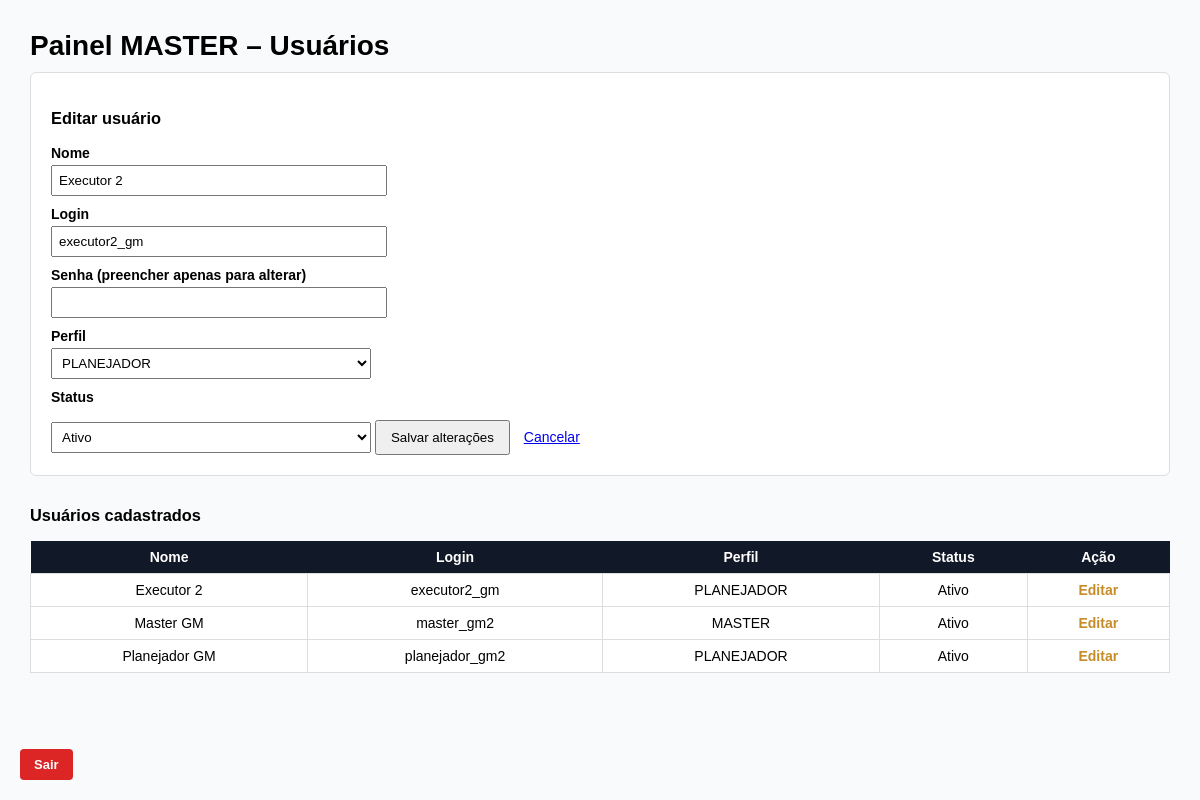
/master/usuarios.php?editar=3 (signed in), run on the app's committed database.
### tables this page shows
CREATE TABLE IF NOT EXISTS `usuarios` (
  `id` int(10) UNSIGNED NOT NULL,
  `nome` varchar(100) NOT NULL,
  `usuario` varchar(50) NOT NULL,
  `senha` varchar(255) NOT NULL,
  `tipo_usuario` tinyint(3) UNSIGNED NOT NULL COMMENT '\r\n1 = MASTER\r\n2 = PROPRIETÁRIO\r\n3 = PLANEJADOR\r\n4 = EXECUTOR\r\n',
  `ativo` tinyint(1) NOT NULL DEFAULT 1 COMMENT '1 = ativo, 0 = desativado',
  `criado_em` timestamp NULL DEFAULT current_timestamp(),
  `atualizado_em` timestamp NULL DEFAULT current_timestamp() ON UPDATE current_timestamp()
);

### master/usuarios.php (the view, shortened to what this page needs)
<?php
require_once __DIR__ . '/../app/config/database.php';
$editando = false;
$usuarioEdicao = null;
if (isset($_GET['editar'])) {
    $idEdit = (int) $_GET['editar'];
    $stmt = $pdo->prepare("SELECT * FROM usuarios WHERE id = ?");
    $stmt->execute([$idEdit]);
    $usuarioEdicao = $stmt->fetch();
    if ($usuarioEdicao) {
        $editando = true;
    }
}
$usuarios = $pdo->query("
    SELECT id, nome, usuario, tipo_usuario, ativo
    FROM usuarios
    ORDER BY nome
")->fetchAll();
function perfil($t) {
    return match ($t) {
        1 => 'MASTER',
        2 => 'PROPRIETÁRIO',
        3 => 'PLANEJADOR',
        4 => 'EXECUTOR',
        default => '—'
    };
}
?>
<!DOCTYPE html>
<html lang="pt-br">
<head>
</head>
<body>
<h1>Painel MASTER – Usuários</h1>
<a class="logout" href="/GM/GM2/public/logout.php">Sair</a>
<form method="post">
    <h3><?= $editando ? 'Editar usuário' : 'Cadastrar novo usuário' ?></h3>
    <label>Nome</label>
    <input name="nome" required value="<?= $usuarioEdicao['nome'] ?? '' ?>">
    <label>Login</label>
    <input name="usuario" required value="<?= $usuarioEdicao['usuario'] ?? '' ?>">
    <label>Senha <?= $editando ? '(preencher apenas para alterar)' : '' ?></label>
    <input type="password" name="senha">
    <label>Perfil</label>
    <select name="tipo_usuario">
        <?php foreach ([1,2,3,4] as $t): ?>
            <option value="<?= $t ?>"
                <?= ($usuarioEdicao['tipo_usuario'] ?? '') == $t ? 'selected' : '' ?>>
                <?= perfil($t) ?>
            </option>
        <?php endforeach; ?>
    </select>
    <label>Status</label>
    <select name="ativo">
        <option value="1" <?= ($usuarioEdicao['ativo'] ?? 1) == 1 ? 'selected' : '' ?>>Ativo</option>
    </select>
    <button type="submit"><?= $editando ? 'Salvar alterações' : 'Criar usuário' ?></button>
    <?php if ($editando): ?>
        <a href="usuarios.php" style="margin-left:10px;">Cancelar</a>
    <?php endif; ?>
</form>
<h3>Usuários cadastrados</h3>
<table>
<thead>
<tr>
    <th>Nome</th>
    <th>Login</th>
    <th>Perfil</th>
    <th>Status</th>
    <th>Ação</th>
</tr>
</thead>
<tbody>
<?php foreach ($usuarios as $u): ?>
<tr class="<?= $u['ativo'] ? '' : 'inativo' ?>">
    <td><?= htmlspecialchars($u['nome']) ?></td>
    <td><?= htmlspecialchars($u['usuario']) ?></td>
    <td><?= perfil($u['tipo_usuario']) ?></td>
    <td><?= $u['ativo'] ? 'Ativo' : 'Inativo' ?></td>
    <td>
        <a class="editar" href="usuarios.php?editar=<?= $u['id'] ?>">Editar</a>
    </td>
</tr>
<?php endforeach; ?>
</tbody>
</table>
</body>
</html>

### master/usuarios.php (style rules this page uses)
body { font-family: Arial, sans-serif; margin: 30px; font-size: 14px; background: #f9fafb; }
h1 { margin-bottom: 10px; }
.logout { position: fixed; bottom: 20px; left: 20px; background: #dc2626; color: #fff; padding: 8px 14px; text-decoration: none; border-radius: 4px; font-weight: bold; font-size: 13px; z-index: 999; }
form { background: #ffffff; padding: 20px; border: 1px solid #ddd; margin-bottom: 30px; border-radius: 6px; }
label { font-weight: bold; display: block; margin-top: 10px; }
input, select { width: 320px; padding: 6px; margin-top: 4px; }
button { margin-top: 15px; padding: 8px 14px; cursor: pointer; }
table { width: 100%; border-collapse: collapse; background: #fff; }
th { background: #111827; color: #fff; padding: 8px; }
td { padding: 8px; border: 1px solid #ddd; text-align: center; }
.editar { color: #C68C28; text-decoration: none; font-weight: bold; }

### data on the page
usuarios: nome "Executor 2", usuario "executor2_gm", tipo_usuario "PLANEJADOR", ativo "Ativo"
usuarios: nome "Master GM", usuario "master_gm2", tipo_usuario "MASTER", ativo "Ativo"
usuarios: nome "Planejador GM", usuario "planejador_gm2", tipo_usuario "PLANEJADOR", ativo "Ativo"
